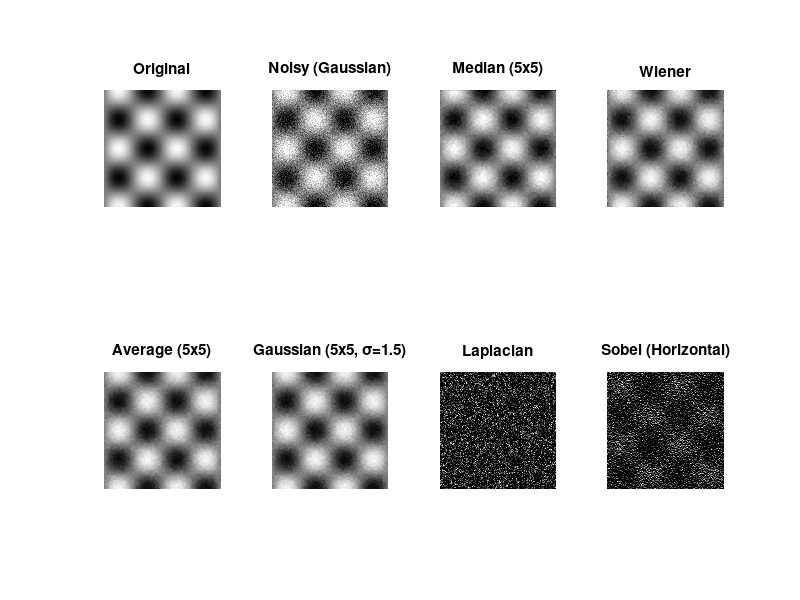

The MATLAB script that drew this image: (Note: this script raises an error after producing the figure.)
%% ============================================================
%  filter_comparison_demo.m
%  Compares multiple image filters on a noisy image.
%  Project: MATLAB Image Processing Basics
%% ============================================================

clc; clear; close all;

fprintf('Filter Comparison Demo\n');
fprintf('----------------------\n');

%% Create synthetic grayscale image
[X, Y] = meshgrid(linspace(0, 4*pi, 256), linspace(0, 4*pi, 256));
base = uint8(127 + 120 * sin(X) .* cos(Y));

%% Add Gaussian noise
noisy = imnoise(base, 'gaussian', 0, 0.01);

%% Define filters
filters = {
    fspecial('average', [5 5]),       'Average (5x5)';
    fspecial('gaussian', [5 5], 1.5), 'Gaussian (5x5, σ=1.5)';
    fspecial('laplacian', 0.2),       'Laplacian';
    fspecial('sobel'),                'Sobel (Horizontal)';
};

%% Apply and display
figure('Name', 'Filter Comparison', 'NumberTitle', 'off', ...
       'Position', [100 100 1200 700]);

subplot(2,4,1); imshow(base);  title('Original');
subplot(2,4,2); imshow(noisy); title('Noisy (Gaussian)');

% Median filter (special case)
img_median = medfilt2(noisy, [5 5]);
subplot(2,4,3); imshow(img_median); title('Median (5x5)');

% Wiener filter
img_wiener = wiener2(noisy, [5 5]);
subplot(2,4,4); imshow(uint8(img_wiener)); title('Wiener');

for k = 1:4
    filtered = imfilter(noisy, filters{k,1}, 'replicate');
    filtered = uint8(min(max(double(filtered), 0), 255));
    subplot(2, 4, 4 + k);
    imshow(filtered);
    title(filters{k,2});
end

sgtitle('Filter Comparison on Noisy Image', 'FontSize', 13, 'FontWeight', 'bold');

%% PSNR comparison
fprintf('\nPSNR Comparison (vs Original):\n');
labels = {'Noisy', 'Median', 'Wiener'};
imgs   = {noisy, img_median, uint8(img_wiener)};
for i = 1:3
    mse  = mean((double(base(:)) - double(imgs{i}(:))).^2);
    psnr_val = 10 * log10(255^2 / mse);
    fprintf('  %-12s: %.2f dB\n', labels{i}, psnr_val);
end

fprintf('\nFilter comparison complete.\n');
